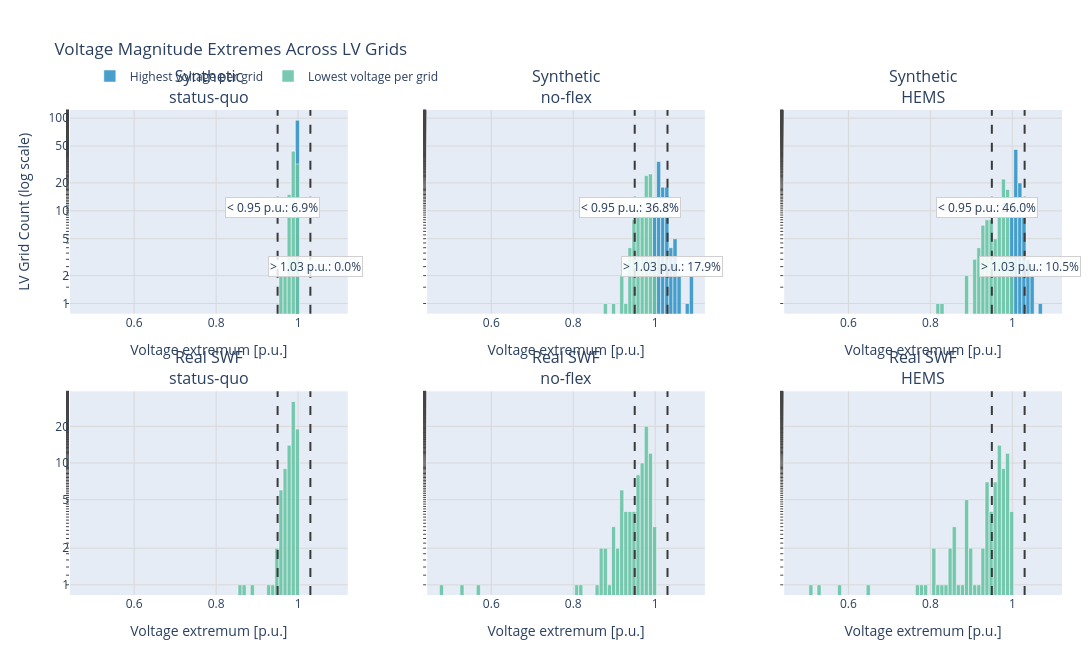

Write notebook code for a chart like this one.
### Markdown cell above
## Temporal and Flow Diagnostics

The voltage comparison uses compact summaries for both network sources. Transformer-import diagnostics remain synthetic-only because the real SWF compact schema does not store the matching signed transformer-import time series. The cable decomposition below directly tests whether a loading difference comes from ampacity, transported peak current, or both.

### Code cell
voltage_summaries = load_voltage_summaries_for_powerflow_comparison(
    synthetic_specs=SYNTHETIC_POWERFLOW_SUMMARY_SPECS,
    real_specs=REAL_POWERFLOW_SUMMARY_SPECS,
    ags=AGS,
    scenario_id=SCENARIO_ID,
    plz=PLZ,
    real_plz=REAL_PLZ,
    excluded_real_lv_ids=EXCLUDED_REAL_LV_IDS,
)
if not voltage_summaries:
    print("No voltage summaries exist for this scenario yet.")
else:
    voltage_fig = plot_voltage_deviation_histogram_comparison(
        voltage_summaries,
        lower_limit=0.95,
        upper_limit=1.03,
        show=False,
    )
    try:
        save_plotly_figure(
            voltage_fig,
            OUTPUT_DIR / "pre_post_flex_no_flex_voltage_deviation_histogram",
            formats=("svg", "png"),
            width=1370,
            height=720,
        )
    except RuntimeError as exc:
        print(f"Could not export voltage histogram: {exc}")
    display(voltage_fig)

### Figure 1 — Plotly figure (JSON) as saved in the notebook; plotly's stock layout.template omitted (floating-point values rounded to 4 significant figures)
{"data": [{"legendgroup": "highest", "marker": {"color": "#2f92c5", "line": {"color": "white", "width": 0.5}}, "name": "Highest voltage per grid", "opacity": 0.88, "showlegend": true, "type": "histogram", "x": [1.0, 1.0, 1.0, 1.0, 1.0, 1.0, 0.9999, 1.0, 1.0, 1.0, 1.0, 1.0, 1.0, 0.9988, 1.0, 1.0, 1.0, 1.0, 1.0, 1.0, 1.0, 1.0, 1.0, 1.0, 1.0, 1.0, 1.0, 1.0, 1.0, 1.0, 1.0, 1.0, 1.0, 0.9996, 0.9998, 1.0, 0.9994, 1.0, 1.0, 1.0, 0.9999, 1.0, 1.0, 1.0, 1.0, 1.0, 1.0, 1.0, 1.0, 1.0, 1.0, 1.0, 1.0, 1.0, 1.0, 1.0, 1.0, 1.0, 1.0, 1.0, 1.0, 1.0, 1.0, 1.0, 1.0, 1.0, 1.0, 1.0, 1.0, 1.0, 1.0, 1.0, 1.0, 1.0, 1.0, 1.0, 1.0, 1.0, 1.0, 1.0, 1.0, 1.0, 1.0, 1.0, 1.0, 1.0, 1.0, 1.0, 1.0, 1.0, 1.0, 1.0, 1.0, 1.0, 1.0], "xaxis": "x", "xbins": {"end": 1.121, "size": 0.01, "start": 0.4433}, "yaxis": "y"}, {"legendgroup": "lowest", "marker": {"color": "#66c2a4", "line": {"color": "white", "width": 0.5}}, "name": "Lowest voltage per grid", "opacity": 0.88, "showlegend": true, "type": "histogram", "x": [0.9968, 0.9929, 0.9745, 0.9981, 0.9952, 0.9973, 0.9948, 0.9933, 0.9886, 0.9946, 0.9981, 0.9959, 0.9885, 0.9818, 0.9895, 0.996, 0.9926, 0.9938, 0.9929, 0.9885, 0.9907, 0.9828, 0.9991, 0.9785, 0.9946, 0.993, 0.9853, 0.9712, 0.9959, 0.9902, 0.9925, 0.9957, 0.9882, 0.9964, 0.9736, 0.9843, 0.9954, 0.9868, 0.9924, 0.9822, 0.9893, 0.9952, 0.9802, 0.9849, 0.983, 0.9926, 0.9853, 0.9842, 0.9946, 0.9554, 0.9906, 0.9827, 0.9961, 0.9829, 0.9947, 0.9908, 0.9971, 0.9899, 0.9927, 0.9839, 0.986, 0.9929, 0.9933, 0.9941, 0.9964, 0.9926, 0.9899, 0.9816, 0.9954, 0.99, 0.9818, 0.9907, 0.9835, 0.9956, 0.9837, 0.9834, 0.9883, 0.9933, 0.9815, 0.9924, 0.9795, 0.9856, 0.9578, 0.9754, 0.9876, 0.9942, 0.9943, 0.995, 0.9951, 0.9904, 0.9945, 0.9952, 0.998, 0.9893, 0.9691], "xaxis": "x", "xbins": {"end": 1.121, "size": 0.01, "start": 0.4433}, "yaxis": "y"}, {"legendgroup": "highest", "marker": {"color": "#2f92c5", "line": {"color": "white", "width": 0.5}}, "name": "Highest voltage per grid", "opacity": 0.88, "showlegend": false, "type": "histogram", "x": [1.004, 1.008, 1.027, 1.003, 1.006, 1.0, 1.007, 1.014, 1.015, 1.008, 1.002, 1.012, 1.011, 1.03, 1.009, 1.008, 1.003, 1.007, 1.01, 1.01, 1.027, 1.03, 1.001, 1.044, 1.015, 1.022, 1.013, 1.008, 1.055, 1.031, 1.017, 1.006, 1.025, 1.007, 1.091, 1.044, 1.002, 1.028, 1.003, 1.016, 1.021, 1.007, 1.059, 1.027, 1.042, 1.021, 1.029, 1.041, 1.014, 1.088, 1.026, 1.021, 1.006, 1.027, 1.012, 1.003, 1.0, 1.0, 1.018, 1.046, 1.029, 1.01, 1.008, 1.011, 1.007, 1.025, 1.018, 1.013, 1.001, 1.029, 1.023, 1.015, 1.019, 1.011, 1.034, 1.05, 1.028, 1.014, 1.027, 1.018, 1.031, 1.042, 1.074, 1.048, 1.015, 1.013, 1.005, 1.005, 1.011, 1.012, 1.01, 1.004, 1.002, 1.007, 1.021], "xaxis": "x2", "xbins": {"end": 1.121, "size": 0.01, "start": 0.4433}, "yaxis": "y2"}, {"legendgroup": "lowest", "marker": {"color": "#66c2a4", "line": {"color": "white", "width": 0.5}}, "name": "Lowest voltage per grid", "opacity": 0.88, "showlegend": false, "type": "histogram", "x": [0.99, 0.9834, 0.9612, 0.9948, 0.9738, 0.9907, 0.9896, 0.9855, 0.9574, 0.9814, 0.9891, 0.9888, 0.9718, 0.9401, 0.9833, 0.9857, 0.9801, 0.9799, 0.9717, 0.9697, 0.9813, 0.9462, 0.9951, 0.9471, 0.985, 0.9665, 0.9633, 0.988, 0.9377, 0.97, 0.9797, 0.9861, 0.9703, 0.981, 0.9213, 0.9517, 0.986, 0.9553, 0.9777, 0.9553, 0.9645, 0.989, 0.946, 0.9434, 0.9603, 0.9828, 0.9561, 0.9477, 0.9813, 0.8976, 0.9739, 0.9576, 0.9887, 0.9557, 0.988, 0.9775, 0.9903, 0.9779, 0.9846, 0.9623, 0.9411, 0.9681, 0.9805, 0.9836, 0.9907, 0.976, 0.9766, 0.9617, 0.9925, 0.9702, 0.9572, 0.977, 0.9328, 0.9859, 0.9479, 0.957, 0.9721, 0.9775, 0.9454, 0.9742, 0.9704, 0.958, 0.8742, 0.9215, 0.9684, 0.9786, 0.9826, 0.9864, 0.9841, 0.9802, 0.987, 0.9835, 0.9934, 0.9778, 0.9424], "xaxis": "x2", "xbins": {"end": 1.121, "size": 0.01, "start": 0.4433}, "yaxis": "y2"}, {"legendgroup": "highest", "marker": {"color": "#2f92c5", "line": {"color": "white", "width": 0.5}}, "name": "Highest voltage per grid", "opacity": 0.88, "showlegend": false, "type": "histogram", "x": [1.004, 1.008, 1.02, 1.003, 1.005, 1.0, 1.005, 1.009, 1.01, 1.007, 1.002, 1.011, 1.01, 1.022, 1.006, 1.007, 1.001, 1.004, 1.009, 1.009, 1.021, 1.019, 1.001, 1.03, 1.01, 1.017, 1.013, 1.008, 1.037, 1.022, 1.009, 1.005, 1.015, 1.006, 1.064, 1.025, 1.002, 1.017, 1.002, 1.011, 1.014, 1.005, 1.019, 1.036, 1.025, 1.021, 1.011, 1.019, 1.03, 1.053, 1.024, 1.015, 1.003, 1.016, 1.01, 1.001, 1.0, 1.0, 1.013, 1.031, 1.016, 1.009, 1.005, 1.007, 1.005, 1.021, 1.013, 1.009, 1.001, 1.017, 1.017, 1.013, 1.008, 1.009, 1.024, 1.032, 1.017, 1.01, 1.02, 1.012, 1.024, 1.029, 1.048, 1.034, 1.01, 1.013, 1.004, 1.005, 1.006, 1.01, 1.007, 1.004, 1.002, 1.004, 1.01], "xaxis": "x3", "xbins": {"end": 1.121, "size": 0.01, "start": 0.4433}, "yaxis": "y3"}, {"legendgroup": "lowest", "marker": {"color": "#66c2a4", "line": {"color": "white", "width": 0.5}}, "name": "Lowest voltage per grid", "opacity": 0.88, "showlegend": false, "type": "histogram", "x": [0.9904, 0.9721, 0.9304, 0.995, 0.9751, 0.9895, 0.9846, 0.9801, 0.9422, 0.981, 0.9888, 0.9906, 0.958, 0.9184, 0.9799, 0.9856, 0.9783, 0.9781, 0.9683, 0.9416, 0.9881, 0.9144, 0.996, 0.9361, 0.9893, 0.9516, 0.9409, 0.9896, 0.8896, 0.9741, 0.978, 0.9874, 0.952, 0.9802, 0.9255, 0.9234, 0.9807, 0.9399, 0.964, 0.9146, 0.9677, 0.9913, 0.945, 0.952, 0.9531, 0.9778, 0.9765, 0.924, 0.9116, 0.8252, 0.9677, 0.9303, 0.9852, 0.9308, 0.9879, 0.9584, 0.9901, 0.9709, 0.9715, 0.9486, 0.9339, 0.9678, 0.9694, 0.9734, 0.9912, 0.9778, 0.9767, 0.9445, 0.9861, 0.9709, 0.943, 0.978, 0.9191, 0.98, 0.9097, 0.9362, 0.9703, 0.9631, 0.9449, 0.9643, 0.9575, 0.9311, 0.8199, 0.9123, 0.9541, 0.9735, 0.9765, 0.9797, 0.9794, 0.9699, 0.9839, 0.9787, 0.9941, 0.9665, 0.889], "xaxis": "x3", "xbins": {"end": 1.121, "size": 0.01, "start": 0.4433}, "yaxis": "y3"}, {"legendgroup": "lowest", "marker": {"color": "#66c2a4", "line": {"color": "white", "width": 0.5}}, "name": "Lowest voltage per grid", "opacity": 0.88, "showlegend": false, "type": "histogram", "x": [0.9878, 0.9826, 0.9795, 0.95, 0.9724, 0.8709, 0.9996, 0.9748, 0.9538, 0.8587, 0.9867, 0.973, 0.9946, 0.964, 0.9707, 0.8898, 0.9943, 0.9972, 0.9909, 0.9603, 0.9799, 0.9974, 0.9634, 0.997, 0.9724, 0.9309, 0.9754, 0.9876, 0.9826, 0.9705, 0.989, 0.9918, 0.9987, 0.982, 0.9773, 0.9969, 0.9972, 0.9915, 0.9922, 0.9915, 0.9574, 0.9761, 0.9735, 0.9863, 0.9911, 0.9909, 0.9338, 0.9907, 0.9896, 0.9959, 0.9974, 0.9934, 0.9564, 0.9591, 0.9944, 0.9903, 0.9906, 0.982, 0.9893, 0.9897, 0.9917, 0.9841, 0.9898, 0.9828, 0.9491, 0.9953, 0.9917, 0.9924, 0.9924, 0.9946, 0.989, 0.9792, 0.9916, 0.9963, 0.9906, 0.9829, 0.9681, 0.9994, 0.9944, 0.9901, 0.9953, 0.9869, 0.9577, 0.9853, 0.9899, 0.9867, 0.973], "xaxis": "x4", "xbins": {"end": 1.121, "size": 0.01, "start": 0.4433}, "yaxis": "y4"}, {"legendgroup": "lowest", "marker": {"color": "#66c2a4", "line": {"color": "white", "width": 0.5}}, "name": "Lowest voltage per grid", "opacity": 0.88, "showlegend": false, "type": "histogram", "x": [0.9652, 0.9395, 0.9401, 0.8787, 0.9143, 0.4733, 0.9989, 0.9157, 0.9175, 0.5242, 0.9546, 0.9377, 0.9824, 0.9031, 0.9179, 0.5651, 0.9828, 0.993, 0.9754, 0.9105, 0.9452, 0.9888, 0.8723, 0.9918, 0.9139, 0.806, 0.926, 0.9648, 0.9637, 0.9285, 0.971, 0.9823, 0.9952, 0.9579, 0.9298, 0.9901, 0.9918, 0.9745, 0.9751, 0.9857, 0.8968, 0.9051, 0.9152, 0.9582, 0.9751, 0.9695, 0.8195, 0.9712, 0.9766, 0.9856, 0.9849, 0.9837, 0.8815, 0.8627, 0.9867, 0.9755, 0.9656, 0.9558, 0.9649, 0.974, 0.9707, 0.9317, 0.9802, 0.9552, 0.8648, 0.9883, 0.9768, 0.9801, 0.976, 0.9792, 0.9674, 0.937, 0.9753, 0.9915, 0.974, 0.9523, 0.8869, 0.9949, 0.9748, 0.9631, 0.9765, 0.9573, 0.895, 0.9526, 0.9752, 0.9558, 0.945], "xaxis": "x5", "xbins": {"end": 1.121, "size": 0.01, "start": 0.4433}, "yaxis": "y5"}, {"legendgroup": "lowest", "marker": {"color": "#66c2a4", "line": {"color": "white", "width": 0.5}}, "name": "Lowest voltage per grid", "opacity": 0.88, "showlegend": false, "type": "histogram", "x": [0.9571, 0.9032, 0.94, 0.8917, 0.8969, 0.5109, 0.9986, 0.8877, 0.8431, 0.5739, 0.935, 0.8781, 0.9836, 0.8631, 0.8587, 0.6493, 0.9875, 0.9937, 0.9724, 0.8288, 0.9404, 0.9856, 0.8102, 0.9922, 0.8876, 0.5297, 0.891, 0.9623, 0.9499, 0.9197, 0.9554, 0.9847, 0.9939, 0.9119, 0.8696, 0.99, 0.9889, 0.9667, 0.9736, 0.9806, 0.8122, 0.8497, 0.8482, 0.9444, 0.9737, 0.9677, 0.7697, 0.9631, 0.9766, 0.9747, 0.9853, 0.9852, 0.7847, 0.815, 0.9854, 0.9679, 0.9689, 0.9626, 0.9681, 0.9692, 0.9641, 0.9336, 0.9683, 0.9319, 0.7748, 0.9837, 0.9605, 0.9756, 0.9603, 0.9806, 0.9729, 0.9313, 0.9715, 0.9901, 0.9669, 0.9403, 0.8541, 0.995, 0.9741, 0.9651, 0.9689, 0.95, 0.8858, 0.9362, 0.9757, 0.9379, 0.9495], "xaxis": "x6", "xbins": {"end": 1.121, "size": 0.01, "start": 0.4433}, "yaxis": "y6"}], "layout": {"annotations": [{"font": {"size": 16}, "showarrow": false, "text": "Synthetic<br>status-quo", "x": 0.14, "xanchor": "center", "xref": "paper", "y": 1, "yanchor": "bottom", "yref": "paper"}, {"font": {"size": 16}, "showarrow": false, "text": "Synthetic<br>no-flex", "x": 0.5, "xanchor": "center", "xref": "paper", "y": 1, "yanchor": "bottom", "yref": "paper"}, {"font": {"size": 16}, "showarrow": false, "text": "Synthetic<br>HEMS", "x": 0.86, "xanchor": "center", "xref": "paper", "y": 1, "yanchor": "bottom", "yref": "paper"}, {"font": {"size": 16}, "showarrow": false, "text": "Real SWF<br>status-quo", "x": 0.14, "xanchor": "center", "xref": "paper", "y": 0.42, "yanchor": "bottom", "yref": "paper"}, {"font": {"size": 16}, "showarrow": false, "text": "Real SWF<br>no-flex", "x": 0.5, "xanchor": "center", "xref": "paper", "y": 0.42, "yanchor": "bottom", "yref": "paper"}, {"font": {"size": 16}, "showarrow": false, "text": "Real SWF<br>HEMS", "x": 0.86, "xanchor": "center", "xref": "paper", "y": 0.42, "yanchor": "bottom", "yref": "paper"}, {"bgcolor": "rgba(255,255,255,0.85)", "bordercolor": "#d0d0d0", "borderwidth": 1, "showarrow": false, "text": "> 1.03 p.u.: 0.0%", "x": 1.042, "xref": "x", "y": 0.7, "yref": "paper"}, {"bgcolor": "rgba(255,255,255,0.85)", "bordercolor": "#d0d0d0", "borderwidth": 1, "showarrow": false, "text": "< 0.95 p.u.: 0.0%", "x": 0.938, "xref": "x", "y": 0.82, "yref": "paper"}, {"bgcolor": "rgba(255,255,255,0.85)", "bordercolor": "#d0d0d0", "borderwidth": 1, "showarrow": false, "text": "> 1.03 p.u.: 17.9%", "x": 1.042, "xref": "x2", "y": 0.7, "yref": "paper"}, {"bgcolor": "rgba(255,255,255,0.85)", "bordercolor": "#d0d0d0", "borderwidth": 1, "showarrow": false, "text": "< 0.95 p.u.: 16.8%", "x": 0.938, "xref": "x2", "y": 0.82, "yref": "paper"}, {"bgcolor": "rgba(255,255,255,0.85)", "bordercolor": "#d0d0d0", "borderwidth": 1, "showarrow": false, "text": "> 1.03 p.u.: 10.5%", "x": 1.042, "xref": "x3", "y": 0.7, "yref": "paper"}, {"bgcolor": "rgba(255,255,255,0.85)", "bordercolor": "#d0d0d0", "borderwidth": 1, "showarrow": false, "text": "< 0.95 p.u.: 31.6%", "x": 0.938, "xref": "x3", "y": 0.82, "yref": "paper"}, {"bgcolor": "rgba(255,255,255,0.85)", "bordercolor": "#d0d0d0", "borderwidth": 1, "showarrow": false, "text": "< 0.95 p.u.: 6.9%", "x": 0.938, "xref": "x4", "y": 0.82, "yref": "paper"}, {"bgcolor": "rgba(255,255,255,0.85)", "bordercolor": "#d0d0d0", "borderwidth": 1, "showarrow": false, "text": "< 0.95 p.u.: 36.8%", "x": 0.938, "xref": "x5", "y": 0.82, "yref": "paper"}, {"bgcolor": "rgba(255,255,255,0.85)", "bordercolor": "#d0d0d0", "borderwidth": 1, "showarrow": false, "text": "< 0.95 p.u.: 46.0%", "x": 0.938, "xref": "x6", "y": 0.82, "yref": "paper"}], "barmode": "overlay", "height": 660, "legend": {"orientation": "h", "x": 0.02, "y": 1.1}, "margin": {"b": 65, "l": 70, "r": 30, "t": 110}, "shapes": [{"line": {"color": "#3a3a3a", "dash": "dash", "width": 2}, "type": "line", "x0": 0.95, "x1": 0.95, "xref": "x", "y0": 0, "y1": 1, "yref": "y domain"}, {"line": {"color": "#3a3a3a", "dash": "dash", "width": 2}, "type": "line", "x0": 1.03, "x1": 1.03, "xref": "x", "y0": 0, "y1": 1, "yref": "y domain"}, {"line": {"color": "#3a3a3a", "dash": "dash", "width": 2}, "type": "line", "x0": 0.95, "x1": 0.95, "xref": "x2", "y0": 0, "y1": 1, "yref": "y2 domain"}, {"line": {"color": "#3a3a3a", "dash": "dash", "width": 2}, "type": "line", "x0": 1.03, "x1": 1.03, "xref": "x2", "y0": 0, "y1": 1, "yref": "y2 domain"}, {"line": {"color": "#3a3a3a", "dash": "dash", "width": 2}, "type": "line", "x0": 0.95, "x1": 0.95, "xref": "x3", "y0": 0, "y1": 1, "yref": "y3 domain"}, {"line": {"color": "#3a3a3a", "dash": "dash", "width": 2}, "type": "line", "x0": 1.03, "x1": 1.03, "xref": "x3", "y0": 0, "y1": 1, "yref": "y3 domain"}, {"line": {"color": "#3a3a3a", "dash": "dash", "width": 2}, "type": "line", "x0": 0.95, "x1": 0.95, "xref": "x4", "y0": 0, "y1": 1, "yref": "y4 domain"}, {"line": {"color": "#3a3a3a", "dash": "dash", "width": 2}, "type": "line", "x0": 1.03, "x1": 1.03, "xref": "x4", "y0": 0, "y1": 1, "yref": "y4 domain"}, {"line": {"color": "#3a3a3a", "dash": "dash", "width": 2}, "type": "line", "x0": 0.95, "x1": 0.95, "xref": "x5", "y0": 0, "y1": 1, "yref": "y5 domain"}, {"line": {"color": "#3a3a3a", "dash": "dash", "width": 2}, "type": "line", "x0": 1.03, "x1": 1.03, "xref": "x5", "y0": 0, "y1": 1, "yref": "y5 domain"}, {"line": {"color": "#3a3a3a", "dash": "dash", "width": 2}, "type": "line", "x0": 0.95, "x1": 0.95, "xref": "x6", "y0": 0, "y1": 1, "yref": "y6 domain"}, {"line": {"color": "#3a3a3a", "dash": "dash", "width": 2}, "type": "line", "x0": 1.03, "x1": 1.03, "xref": "x6", "y0": 0, "y1": 1, "yref": "y6 domain"}], "title": {"text": "Voltage Magnitude Extremes Across LV Grids"}, "width": 1365, "xaxis": {"anchor": "y", "domain": [0, 0.28], "gridcolor": "#d8d8d8", "range": [0.4433, 1.121], "showgrid": true, "title": {"text": "Voltage extremum [p.u.]"}}, "xaxis2": {"anchor": "y2", "domain": [0.36, 0.64], "gridcolor": "#d8d8d8", "range": [0.4433, 1.121], "showgrid": true, "title": {"text": "Voltage extremum [p.u.]"}}, "xaxis3": {"anchor": "y3", "domain": [0.72, 1], "gridcolor": "#d8d8d8", "range": [0.4433, 1.121], "showgrid": true, "title": {"text": "Voltage extremum [p.u.]"}}, "xaxis4": {"anchor": "y4", "domain": [0, 0.28], "gridcolor": "#d8d8d8", "range": [0.4433, 1.121], "showgrid": true, "title": {"text": "Voltage extremum [p.u.]"}}, "xaxis5": {"anchor": "y5", "domain": [0.36, 0.64], "gridcolor": "#d8d8d8", "range": [0.4433, 1.121], "showgrid": true, "title": {"text": "Voltage extremum [p.u.]"}}, "xaxis6": {"anchor": "y6", "domain": [0.72, 1], "gridcolor": "#d8d8d8", "range": [0.4433, 1.121], "showgrid": true, "title": {"text": "Voltage extremum [p.u.]"}}, "yaxis": {"anchor": "x", "domain": [0.58, 1], "gridcolor": "#d8d8d8", "minor": {"ticks": "outside"}, "rangemode": "tozero", "showgrid": true, "tickmode": "array", "ticktext": ["1", "2", "5", "10", "20", "50", "100", "200", "500", "1,000"], "tickvals": [1, 2, 5, 10, 20, 50, 100, 200, 500, 1000], "title": {"text": "LV Grid Count (log scale)"}, "type": "log"}, "yaxis2": {"anchor": "x2", "domain": [0.58, 1], "gridcolor": "#d8d8d8", "matches": "y", "minor": {"ticks": "outside"}, "rangemode": "tozero", "showgrid": true, "showticklabels": false, "tickmode": "array", "ticktext": ["1", "2", "5", "10", "20", "50", "100", "200", "500", "1,000"], "tickvals": [1, 2, 5, 10, 20, 50, 100, 200, 500, 1000], "type": "log"}, "yaxis3": {"anchor": "x3", "domain": [0.58, 1], "gridcolor": "#d8d8d8", "matches": "y", "minor": {"ticks": "outside"}, "rangemode": "tozero", "showgrid": true, "showticklabels": false, "tickmode": "array", "ticktext": ["1", "2", "5", "10", "20", "50", "100", "200", "500", "1,000"], "tickvals": [1, 2, 5, 10, 20, 50, 100, 200, 500, 1000], "type": "log"}, "yaxis4": {"anchor": "x4", "domain": [0, 0.42], "gridcolor": "#d8d8d8", "minor": {"ticks": "outside"}, "rangemode": "tozero", "showgrid": true, "tickmode": "array", "ticktext": ["1", "2", "5", "10", "20", "50", "100", "200", "500", "1,000"], "tickvals": [1, 2, 5, 10, 20, 50, 100, 200, 500, 1000], "type": "log"}, "yaxis5": {"anchor": "x5", "domain": [0, 0.42], "gridcolor": "#d8d8d8", "matches": "y4", "minor": {"ticks": "outside"}, "rangemode": "tozero", "showgrid": true, "showticklabels": false, "tickmode": "array", "ticktext": ["1", "2", "5", "10", "20", "50", "100", "200", "500", "1,000"], "tickvals": [1, 2, 5, 10, 20, 50, 100, 200, 500, 1000], "type": "log"}, "yaxis6": {"anchor": "x6", "domain": [0, 0.42], "gridcolor": "#d8d8d8", "matches": "y4", "minor": {"ticks": "outside"}, "rangemode": "tozero", "showgrid": true, "showticklabels": false, "tickmode": "array", "ticktext": ["1", "2", "5", "10", "20", "50", "100", "200", "500", "1,000"], "tickvals": [1, 2, 5, 10, 20, 50, 100, 200, 500, 1000], "type": "log"}}}
